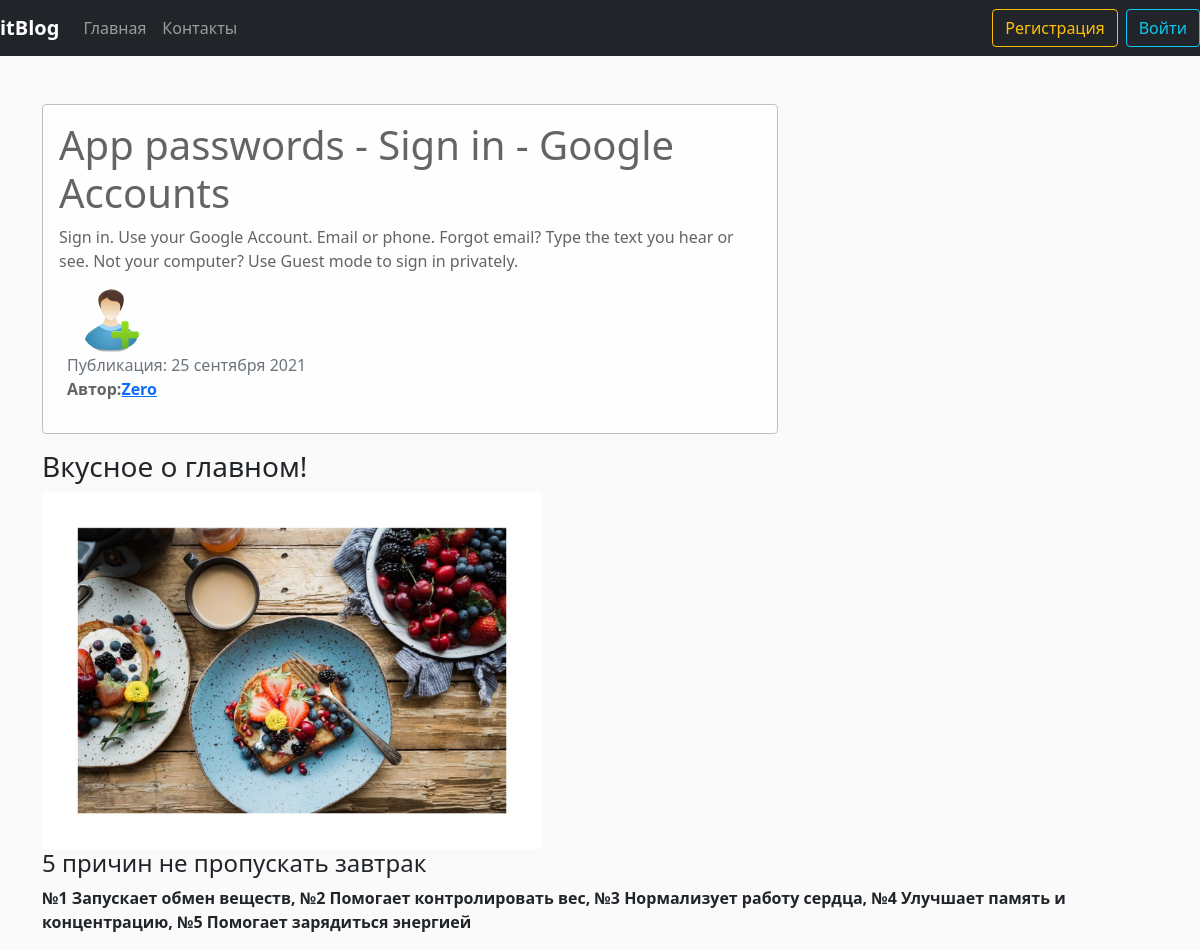
/news/15, run on the app's committed database.
### blog/models.py (models this page shows, shortened)
class News(models.Model):
    title = models.CharField('Название статьи', max_length=100, unique=True)
    text = models.TextField('Основной текст статьи')
    date = models.DateTimeField('Дата', default=timezone.now)
    author = models.ForeignKey(User, verbose_name='Автор', on_delete=models.CASCADE)
    def __str__(self):
        return f'{self.title}'
    class Meta:
        verbose_name = 'Новость'
        verbose_name_plural = 'Новости'

### users/models.py (models this page shows, shortened)
class Profile(models.Model):
    user = models.OneToOneField(User, on_delete=models.CASCADE)
    img = models.ImageField('Фото пользователя', default='default.png', upload_to='user_images')
    class Meta:
        verbose_name = 'Профайл'
        verbose_name_plural = 'Профайлы'

### blog/views.py (the view)
# urls.py: path('news/<int:pk>', views.NewsDetailView.as_view(), name='news-detail'),
class NewsDetailView(DetailView):
    model = News
    def get_context_data(self, **kwards):
        ctx = super(NewsDetailView, self).get_context_data(**kwards)
        ctx['title'] = News.objects.get(pk=self.kwargs['pk'])
        return ctx

### blog/templates/blog/news_detail.html (shortened to what this page needs)
{% extends 'blog/base.html' %}
{% block content %}
  <div class="alert alert-light">
    <h1>{{ object.title }}</h1>
    <p>{{ object.text|safe }}</p>
    <div class="row">
      <div>
        <img src="{{ object.author.profile.img.url }}" alt="{{ object.author }}" class="user_images">
      </div>
      <div class="ms-2">
        <span class="text-muted">Публикация: {{ object.date|date:'d E Y' }}</span>
          <p><b>Автор:<a href="{% url 'user-news' object.author %}">{{ object.author }}</a></p>
        </div>
      </div>
    </div>
{% endblock %}

### blog/static/blog/main.css (style rules this page uses)
body { background:#fafafa; }
.alert-light { border-color:#bfbfbf; }
.user_images { width: 64; height: 64; border-radius: 50%; margin-right: 15px; margin-left: 20px; }

### data on the page
News: title "App passwords - Sign in - Google Accounts", text "Sign in. Use your Google Account. Email or phone. Forgot email? Type the text you hear or see. Not your computer? Use Guest mode to sign in privately.", author.profile.img (placeholder picture), date "25 сентября 2021", author "Zero"
